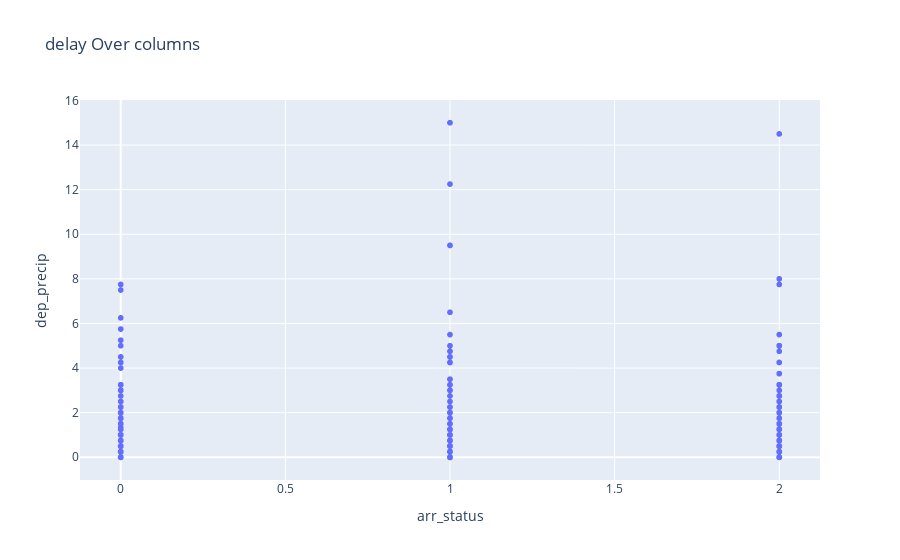

The cell this chart's notebook holds for it:
### Code cell
#for co in sub_data.columns:
fig = px.scatter(sub_data, y='dep_precip', x='arr_status', title='delay Over columns')
#fig.update_layout(height=1600, width=900, title_text="Stacked Subplots")
fig.show()

### Figure 1 — Plotly figure (JSON) as saved in the notebook; plotly's stock layout.template omitted (floating-point values rounded to 4 significant figures; data arrays with more than 128 entries replaced by an {"elided": "..."} marker saying what was removed)
{"data": [{"hovertemplate": "arr_status=%{x}<br>dep_precip=%{y}<extra></extra>", "legendgroup": "", "marker": {"color": "#636efa", "symbol": "circle"}, "mode": "markers", "name": "", "showlegend": false, "type": "scattergl", "x": {"elided": "5134 int values"}, "xaxis": "x", "y": {"elided": "5134 float values"}, "yaxis": "y"}], "layout": {"legend": {"tracegroupgap": 0}, "title": {"text": "delay Over columns"}, "xaxis": {"anchor": "y", "domain": [0, 1], "title": {"text": "arr_status"}}, "yaxis": {"anchor": "x", "domain": [0, 1], "title": {"text": "dep_precip"}}}}
